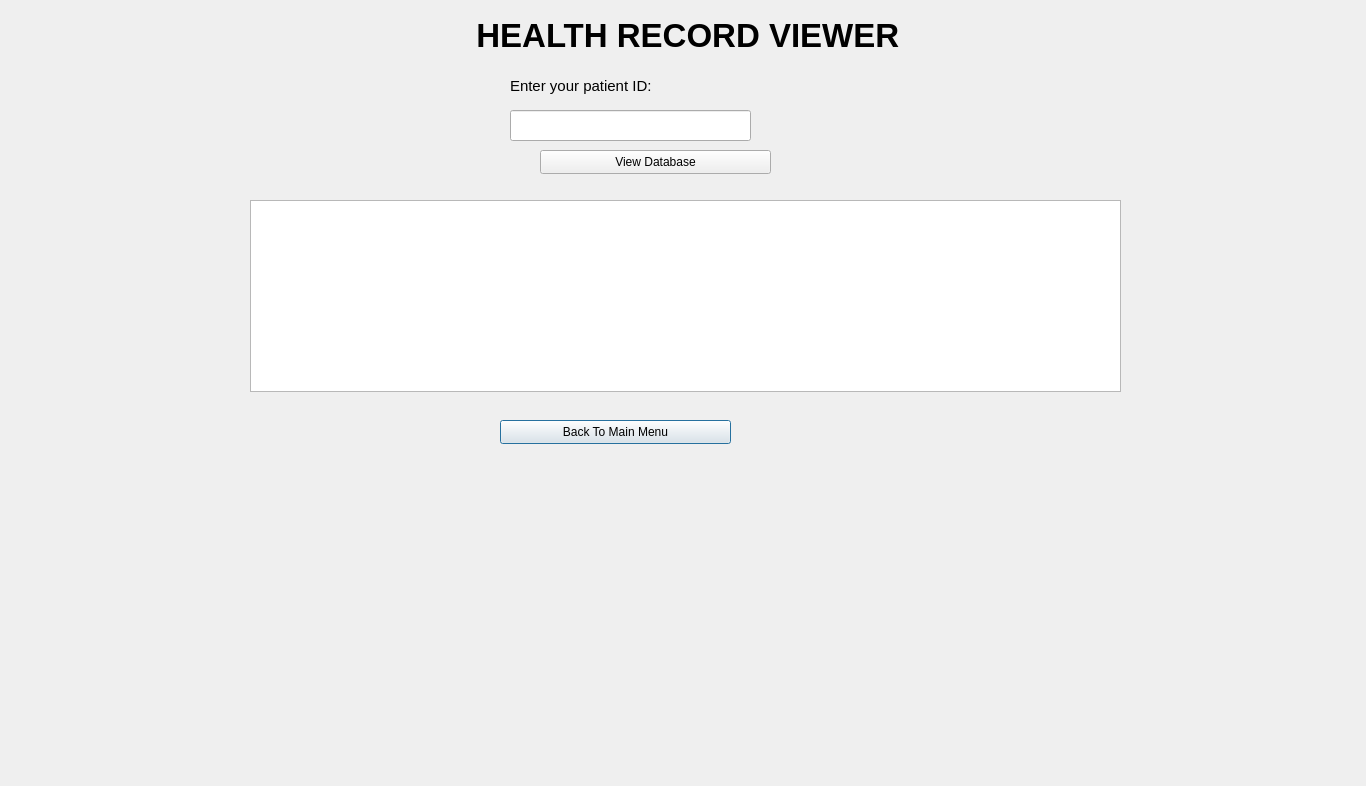
<?xml version="1.0" encoding="UTF-8"?>
<ui version="4.0">
 <class>health</class>
 <widget class="QDialog" name="health">
  <property name="geometry">
   <rect>
    <x>0</x>
    <y>0</y>
    <width>1366</width>
    <height>786</height>
   </rect>
  </property>
  <property name="windowTitle">
   <string>Dialog</string>
  </property>
  <widget class="QLabel" name="label">
   <property name="geometry">
    <rect>
     <x>220</x>
     <y>20</y>
     <width>1366</width>
     <height>31</height>
    </rect>
   </property>
   <property name="font">
    <font>
     <pointsize>25</pointsize>
     <bold>true</bold>
    </font>
   </property>
   <property name="text">
    <string>                            HEALTH RECORD VIEWER</string>
   </property>
  </widget>
  <widget class="QLabel" name="label_2">
   <property name="geometry">
    <rect>
     <x>510</x>
     <y>70</y>
     <width>241</width>
     <height>31</height>
    </rect>
   </property>
   <property name="font">
    <font>
     <pointsize>11</pointsize>
     <bold>false</bold>
    </font>
   </property>
   <property name="text">
    <string>Enter your patient ID:</string>
   </property>
  </widget>
  <widget class="QLineEdit" name="lineEdit">
   <property name="geometry">
    <rect>
     <x>510</x>
     <y>110</y>
     <width>241</width>
     <height>31</height>
    </rect>
   </property>
  </widget>
  <widget class="QLabel" name="label_3">
   <property name="geometry">
    <rect>
     <x>250</x>
     <y>190</y>
     <width>131</width>
     <height>31</height>
    </rect>
   </property>
   <property name="text">
    <string/>
   </property>
  </widget>
  <widget class="QPushButton" name="pushButton">
   <property name="geometry">
    <rect>
     <x>500</x>
     <y>420</y>
     <width>231</width>
     <height>24</height>
    </rect>
   </property>
   <property name="text">
    <string>Back To Main Menu</string>
   </property>
  </widget>
  <widget class="QPushButton" name="pushButton_2">
   <property name="geometry">
    <rect>
     <x>540</x>
     <y>150</y>
     <width>231</width>
     <height>24</height>
    </rect>
   </property>
   <property name="text">
    <string>View Database</string>
   </property>
  </widget>
  <widget class="QTableWidget" name="tableWidget">
   <property name="geometry">
    <rect>
     <x>250</x>
     <y>200</y>
     <width>871</width>
     <height>192</height>
    </rect>
   </property>
  </widget>
 </widget>
 <resources/>
 <connections/>
</ui>
